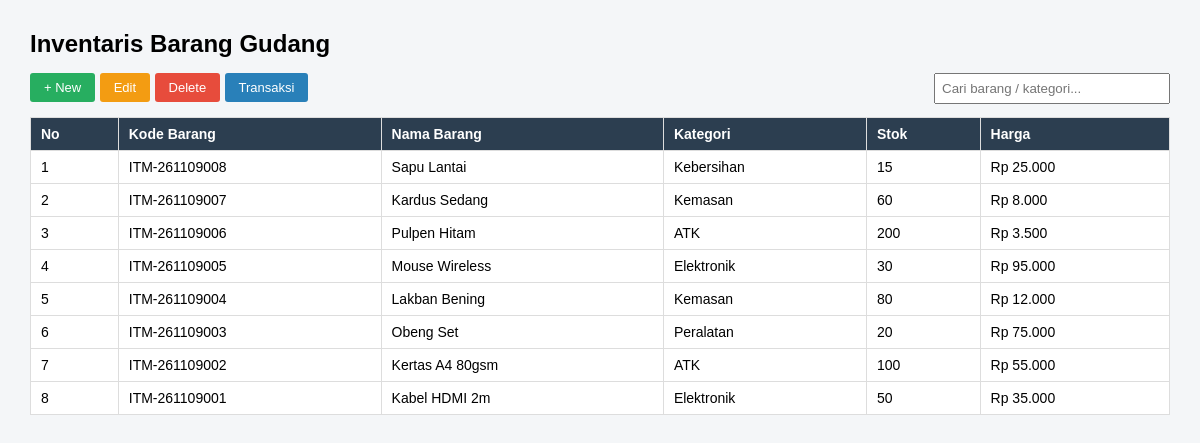
The page / on the database its author committed.
### tables this page shows
CREATE TABLE `item` (
  `item_id` varchar(15) NOT NULL,
  `item_name` varchar(100) NOT NULL,
  `item_cat_id` varchar(15) NOT NULL,
  `item_stock` int(11) NOT NULL DEFAULT '0',
  `item_price` decimal(12,2) NOT NULL
);

CREATE TABLE `category` (
  `cat_id` varchar(15) NOT NULL,
  `cat_name` varchar(50) NOT NULL
);

### index.php (the view, shortened to what this page needs)
<?php
$sql = "SELECT
            i.item_id,
            i.item_name,
            c.cat_name,
            i.item_stock,
            i.item_price
        FROM item i
        JOIN category c ON i.item_cat_id = c.cat_id
        ORDER BY i.item_id DESC
        ";
$res = mysql_query($sql) or die("Query error: " . mysql_error());
$row = mysql_num_rows($res);
$DATATABLE = "
<table class=\"tabel\" id=\"table_list\">
    <thead>
        <tr>
            <th>No</th>
            <th>Kode Barang</th>
            <th>Nama Barang</th>
            <th>Kategori</th>
            <th>Stok</th>
            <th>Harga</th>
        </tr>
    </thead>
    <tbody>
        <tr id=\"baris_kosong\" style=\"display:none;\"><td colspan=\"6\" align=\"center\">Data tidak ditemukan</td></tr>
    ";
for ($r = 0; $r < $row; $r++) {
    $data       = mysql_fetch_array($res);
    $item_id    = $data['item_id'];
    $item_name  = htmlspecialchars($data['item_name']);
    $item_cat   = htmlspecialchars($data['cat_name']);
    $item_stock = $data['item_stock'];
    $item_price = number_format($data['item_price'], 0, ',', '.');
    $no         = $r + 1;
    $DATATABLE .= "
        <tr class=\"baris\" data-id=\"$item_id\" data-name=\"$item_name\">
            <td>$no</td>
            <td>$item_id</td>
            <td>$item_name</td>
            <td>$item_cat</td>
            <td>$item_stock</td>
            <td>Rp $item_price</td>
        </tr>";
}
$DATATABLE .= "
    </tbody>
</table>";
echo "
<!DOCTYPE html>
<html>
<head>
</head>
<body>
    <h2>Inventaris Barang Gudang</h2>
    <div class=\"bar\">
        <a href=\"tambah.php\" class=\"btn btn-tambah\">+ New</a>
        <a href=\"#\" class=\"btn btn-edit\" onclick=\"EditItem(); return false;\">Edit</a>
        <a href=\"#\" class=\"btn btn-hapus\" onclick=\"DeleteItem(); return false;\">Delete</a>
        <a href=\"transaksi.php\" class=\"btn btn-trx\">Transaksi</a>
        <div class=\"kanan\">
            <input type=\"text\" id=\"cari\" placeholder=\"Cari barang / kategori...\" onkeyup=\"FilterTabel();\">
        </div>
    </div>
    $DATATABLE
</body>
</html>";
?>

### index.php (style rules this page uses)
body { font-family: Arial, sans-serif; margin: 30px; background: #f4f6f8; }
h2 { margin-bottom: 15px; }
.tabel { width: 100%; border-collapse: collapse; background: #fff; }
.tabel th, .tabel td { border: 1px solid #ddd; padding: 8px 10px; font-size: 14px; }
.tabel th { background: #2c3e50; color: #fff; text-align: left; }
.baris { cursor: pointer; }
.btn { display: inline-block; padding: 7px 14px; color: #fff; text-decoration: none; border-radius: 3px; font-size: 13px; cursor: pointer; }
.btn-tambah { background: #27ae60; }
.btn-edit { background: #f39c12; }
.btn-hapus { background: #e74c3c; }
.btn-trx { background: #2980b9; }
.bar { margin-bottom: 15px; }
.bar input[type=text] { padding: 6px; width: 220px; }
.bar .kanan { float: right; }

### rows shown on the page
item: no "1", item_id "ITM-261109008", item_name "Sapu Lantai", item_cat.cat_name "Kebersihan", item_stock "15", item_price "25.000"
item: no "2", item_id "ITM-261109007", item_name "Kardus Sedang", item_cat.cat_name "Kemasan", item_stock "60", item_price "8.000"
item: no "3", item_id "ITM-261109006", item_name "Pulpen Hitam", item_cat.cat_name "ATK", item_stock "200", item_price "3.500"
item: no "4", item_id "ITM-261109005", item_name "Mouse Wireless", item_cat.cat_name "Elektronik", item_stock "30", item_price "95.000"
item: no "5", item_id "ITM-261109004", item_name "Lakban Bening", item_cat.cat_name "Kemasan", item_stock "80", item_price "12.000"
item: no "6", item_id "ITM-261109003", item_name "Obeng Set", item_cat.cat_name "Peralatan", item_stock "20", item_price "75.000"
item: no "7", item_id "ITM-261109002", item_name "Kertas A4 80gsm", item_cat.cat_name "ATK", item_stock "100", item_price "55.000"
item: no "8", item_id "ITM-261109001", item_name "Kabel HDMI 2m", item_cat.cat_name "Elektronik", item_stock "50", item_price "35.000"
